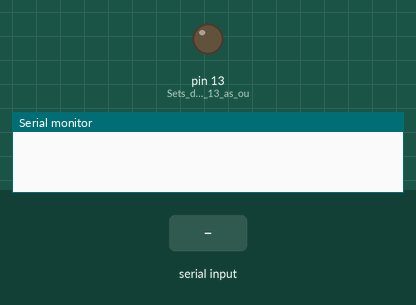
The sketch below on a simulated Arduino Uno, built with avr-gcc and run on an emulated ATmega328P. Shown: output pins drawn as LEDs (lit = HIGH), the last lines printed to the serial monitor. The test bench sets the inputs (shaded band).

Above: at 1.2 s.
1.3 s: "1" received over Serial
At 1.6 s:
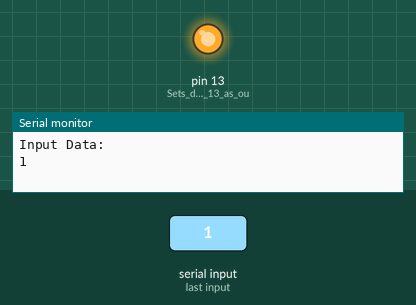
2.8 s: "0" received over Serial
At 4.0 s:
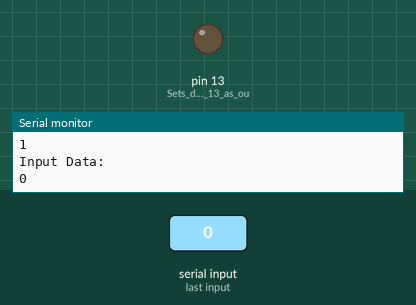
Timing chart, 0 to 5.8 s (numbered marks = the images above; inputs shaded):
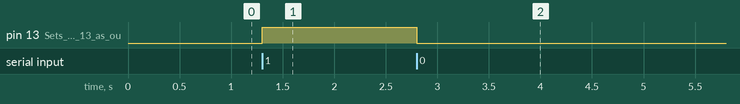

The sketch:

LedwithHC06.ino
```cpp
//created by Manolis Lykos, Maria Argyriou, Giannis Vardaksis 20/11/2017
char data = 0;                //Variable for storing received data
void setup()
{
  Serial.begin(9600);         //Sets the data rate in bits per second (baud) for serial data transmission
  pinMode(13, OUTPUT);        //Sets digital pin 13 as output pin
}
void loop()
{
  if(Serial.available() > 0)  // Send data only when you receive data:
  {
    data = Serial.read();      //Read the incoming data and store it into variable data
    Serial.println("Input Data:");
    Serial.println(data);        //Print Value inside data in Serial monitor
    if(data == '1'){            //Checks whether value of data is equal to 1
      digitalWrite(13, HIGH);  //If value is 1 then LED turns ON
    }
    else if(data == '0'){       //Checks whether value of data is equal to 0
      digitalWrite(13, LOW);   //If value is 0 then LED turns OFF
    }
    else{
      Serial.println("Wrong Input Data");
      digitalWrite(13, LOW);   //If value is 0 then LED turns OFF
    }
  }

}
```

Measured:
- after the input at 1.3 s, pin 13 (Sets_digital_pin_13_as_ou): LOW → HIGH at once
- after the input at 2.8 s, pin 13 (Sets_digital_pin_13_as_ou): HIGH → LOW at once
